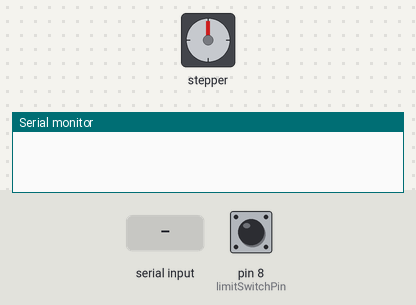
Simulated run of this sketch. Board: Arduino Uno, built with avr-gcc and run on an emulated ATmega328P. On the bench: stepper motor, the last lines printed to the serial monitor. The inputs (shaded band) are chosen by the test bench; at power-on: pin 8 (limitSwitchPin) HIGH. Stepper angles assume 2048 steps per turn.

Above: at 0.1 s.
At 1.81 s:
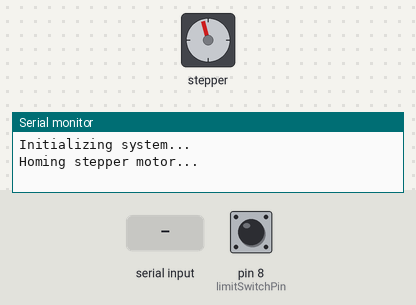
1.9 s: pin 8 (limitSwitchPin) pulled LOW for 0.15 s
3.5 s: "90,45\n" received over Serial
At 4.7 s:
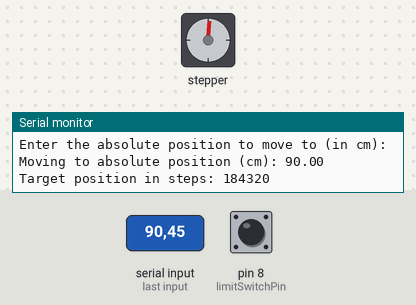
9.5 s: "30,150\n" received over Serial
Timing chart, 0 to 71.0 s (numbered marks = the images above; inputs shaded):
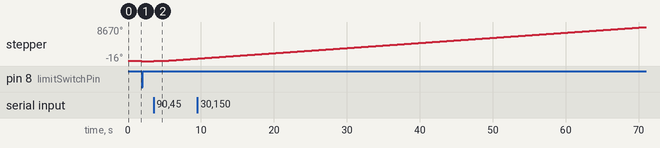

The sketch:

StepperConfigureDistance.ino
```cpp
#include <AccelStepper.h>

// Define motor control pins for 28BYJ-48
#define motorPin1  9
#define motorPin2  10
#define motorPin3  11
#define motorPin4  12

// Define limit switch pin
#define limitSwitchPin 8

// Define stepper parameters
#define stepsPerRevolution 2048    // Steps per revolution of the output shaft
const float gearCircumference = 1; // Circumference of the gear in cm

// Calculate steps per cm
const float stepsPerCm = stepsPerRevolution / gearCircumference;

// Create AccelStepper instance
AccelStepper stepper(AccelStepper::HALF4WIRE, motorPin1, motorPin3, motorPin2, motorPin4);

// Global variable to track the target position in steps
long targetPositionSteps = 0;

void homeStepper() {
  Serial.println("Homing stepper motor...");

  // Temporary slow settings just for safe homing
  stepper.setMaxSpeed(300);
  stepper.setAcceleration(100);
  stepper.setSpeed(-100);      // Move backward toward switch

  // Run backward until the limit switch is pressed (LOW or HIGH depending on your switch wiring)
  while (digitalRead(limitSwitchPin) == HIGH) {
    stepper.runSpeed();
  }

  stepper.stop(); // Stop the motor
  stepper.setCurrentPosition(0); // Set this physical spot as 0
  Serial.println("Homing complete. Stepper position reset to 0.");
}

void moveToAbsolutePosition() {
  Serial.println("\nEnter the absolute position to move to (in cm):");

  while (Serial.available() == 0) {
    // Wait for user input in the Serial Monitor
  }

  String input = Serial.readStringUntil('\n');
  float targetPositionCm = input.toFloat();

  // Convert the target position from cm to steps
  targetPositionSteps = targetPositionCm * stepsPerCm;

  Serial.print("Moving to absolute position (cm): ");
  Serial.println(targetPositionCm);
  Serial.print("Target position in steps: ");
  Serial.println(targetPositionSteps);

  // Move the stepper to the target position
  stepper.moveTo(targetPositionSteps);

  // Run the motor with smooth ease-in/out until it arrives
  while (stepper.distanceToGo() != 0) {
    stepper.run();
  }

  Serial.println("Move complete.");
}

void setup() {
  Serial.begin(115200);
  delay(1000); // Give Serial Monitor time to open

  Serial.println("Initializing system...");

  // Configure limit switch pin
  pinMode(limitSwitchPin, INPUT_PULLUP);

  // 1. Run the homing sequence first
  homeStepper();

  // 2. Now set your global speeds for the normal user-controlled moves
  stepper.setMaxSpeed(800);      // Maximum speed
  stepper.setAcceleration(300);  // Smooth ease-in/out setting

  Serial.println("System ready for user input.");
}

void loop() {
  // This will prompt you, wait for a number, execute the smooth move, and repeat
  moveToAbsolutePosition();
}
```

Measured:
- after the input at 1.9 s, stepper: stops changing and stays -16°
- after the input at 3.5 s, stepper: keeps turning clockwise at about 106°/s, starting at once
